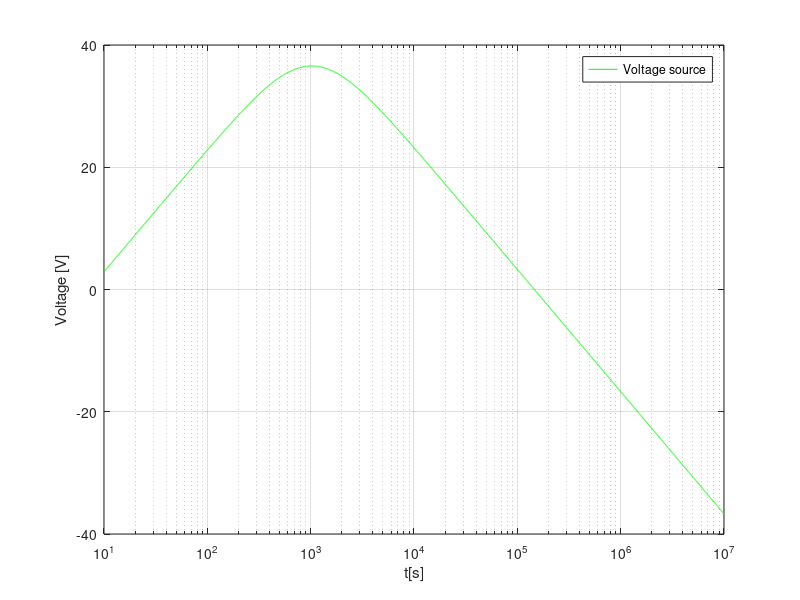

MATLAB code for this plot:
close all
clear all

R1=1000
R2=1000
R3=1000
R4=100e3
C1=220e-9
C2=110e-9


%w=2*pi*1000

f=logspace(1,7,10000);
n=columns(f)
for i=1:n
	w(i)=2*pi*f(i);
	gain(i)=(1/(j*w(i)*C2)) / ( 1/(j*w(i)*C2) + R2) *  (R1 / (R1+ 1/(j*w(i)*C1)) ) *(1+R4/R3);
	ganho_modulo(i)=abs(gain(i));
endfor;

hf = figure ();
semilogx(f, 20*log10(ganho_modulo), "g;Voltage source;");
grid on;
xlabel("t[s]");
ylabel("Voltage [V]");
print(hf, "ganho.eps", "-depsc");

indice=find(ganho_modulo==max(ganho_modulo))
%wf=w(indice)

wf=1000*2*pi

Zi=abs(1/(j*wf*C1)+R1)
Zout=abs(1/( 1/(R2+R3) + j*wf*C2 ))